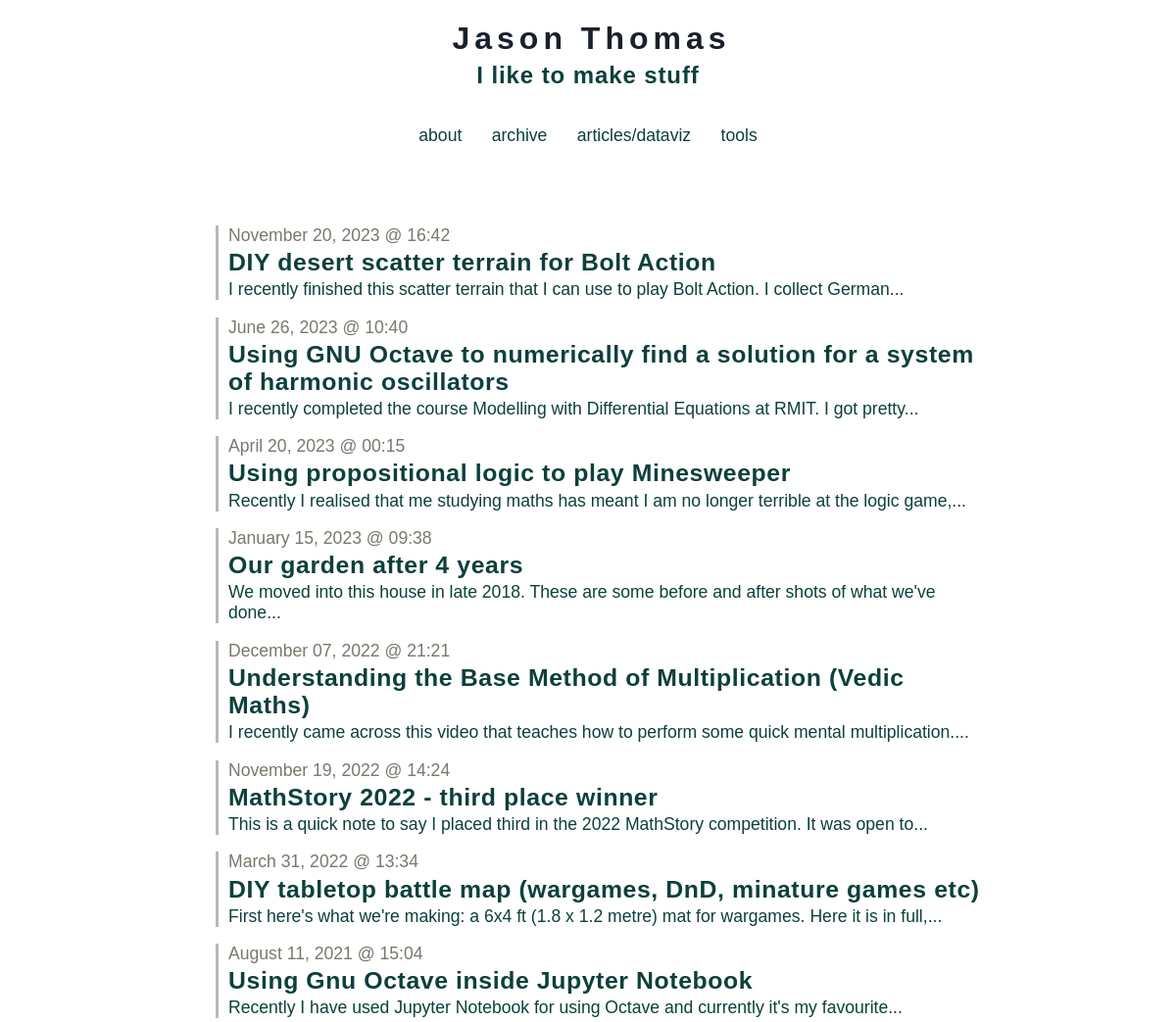
/archive (upper part), run on an earlier commit of the app's database.
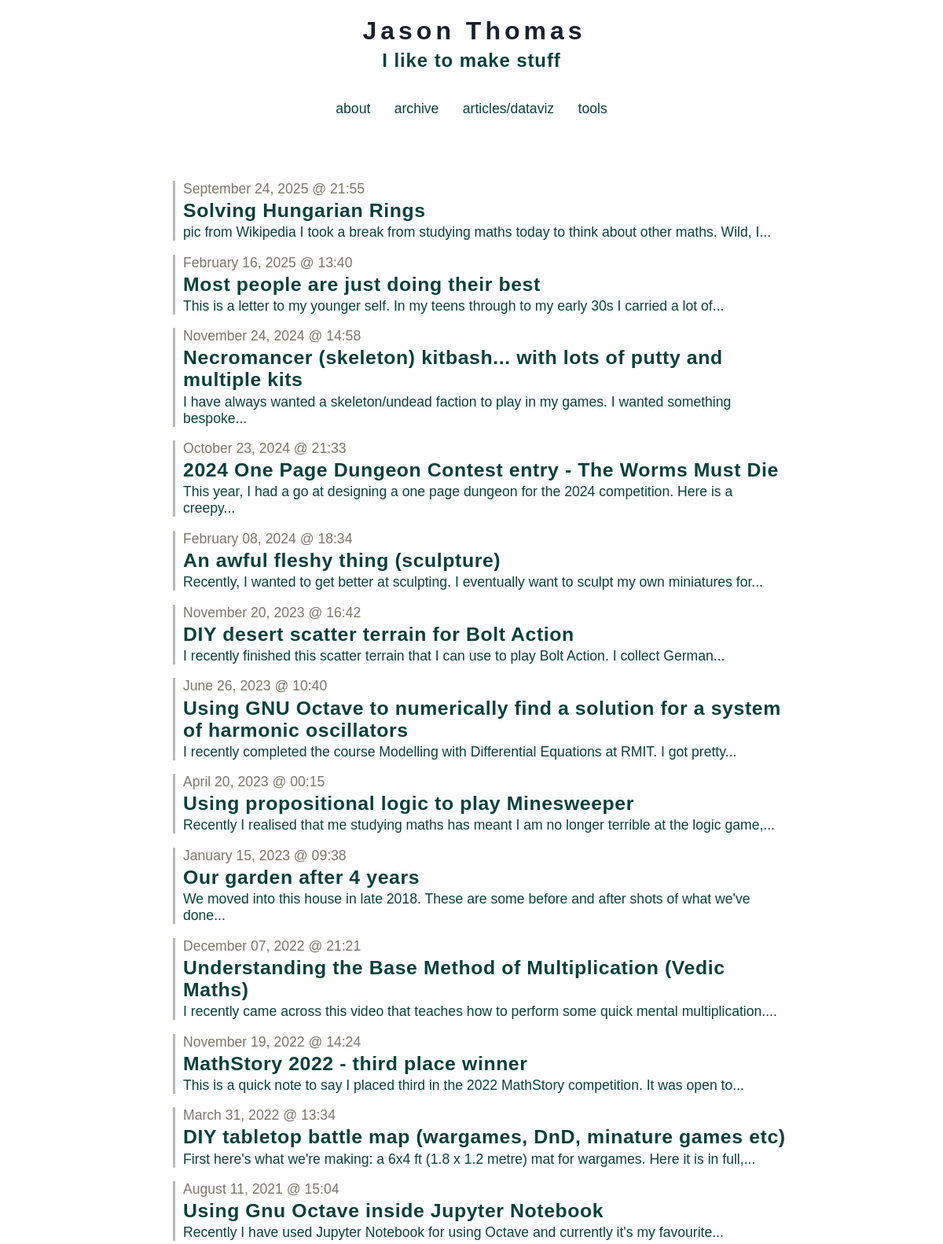
And on a later commit of the database.
### tables this page shows
CREATE TABLE entries (
  id integer primary key autoincrement,
  entryDate date not null,
  title text not null,
  text text not null
);

### app.py (the view)
@app.route('/archive')
def show_archive():
    session.pop('logged_in', None)
    entries = get_sql_records("entries")
    return render_template('show_archive.html', entries=entries)

### app.py (called while the page is built)
def connect_db():
    return sqlite3.connect(app.config['DATABASE'])

def get_sql_records(table):
    if table == "articles":
        cursor = g.db.execute('select title, publishDate, link, text, interactive from articles order by id asc')
        articles = [dict(title=row[0], date=row[1], link=row[2], text=row[3], interactive=row[4]) for row in cursor.fetchall()]
        return articles
    elif table == "entries":
        cursor = g.db.execute('select title, entryDate, text from entries order by id asc')
        entries = [dict(title=row[0], date=row[1], text=row[2]) for row in cursor.fetchall()]
        return entries
    else:
        raise sqlite3.DatabaseError

@app.before_request
def before_request():
    g.db = connect_db()

@app.teardown_request
def teardown_request(exception):
    db = getattr(g, 'db', None)
    if db is not None:
        db.close()

@app.after_request
def after_request(response):
    response.headers.set('X-Content-Type-Options', 'nosniff')
    response.headers.set('X-Frame-Options', 'SAMEORIGIN')
    response.headers.set('X-XSS-Protection', '1; mode=block')
    response.headers.set('Strict-Transport-Security', 'max-age=63072000')
    return response

### templates/show_archive.html
{% extends "layout.html" %}
{% block body %}
  <ul class=entries>
  {% set entry_length=entries|length %}
  {% if entry_length > 0 %}
    {% for entry in entries|reverse() %}
      {% set this_entry_i=entry_length-loop.index %}
      <li class=archiveLink value=>
        <a href="/post?postNum={{this_entry_i}}">
          <p class=dateText>{{ entry.date|safe }}</p>
          <h3>{{ entry.title }}</h3>
          <p>{{entry.text|striptags|truncate(100) }}</p>
        </a>
    {% endfor %}
  {% else %}
    <li><em>Why not say something?</em>
  {% endif %}
  </ul>
{% endblock %}

What changed in the data, as far as the page shows it:
added entries: date "September 24, 2025 @ 21:55", title "Solving Hungarian Rings", text "pic from Wikipedia I took a break from studying maths today to think about other maths. Wild, I..."
added entries: date "February 16, 2025 @ 13:40", title "Most people are just doing their best", text "This is a letter to my younger self. In my teens through to my early 30s I carried a lot of..."
added entries: date "November 24, 2024 @ 14:58", title "Necromancer (skeleton) kitbash... with lots of putty and multiple kits", text "I have always wanted a skeleton/undead faction to play in my games. I wanted something bespoke..."
added entries: date "October 23, 2024 @ 21:33", title "2024 One Page Dungeon Contest entry - The Worms Must Die", text "This year, I had a go at designing a one page dungeon for the 2024 competition. Here is a creepy..."
added entries: date "February 08, 2024 @ 18:34", title "An awful fleshy thing (sculpture)", text "Recently, I wanted to get better at sculpting. I eventually want to sculpt my own miniatures for..."
